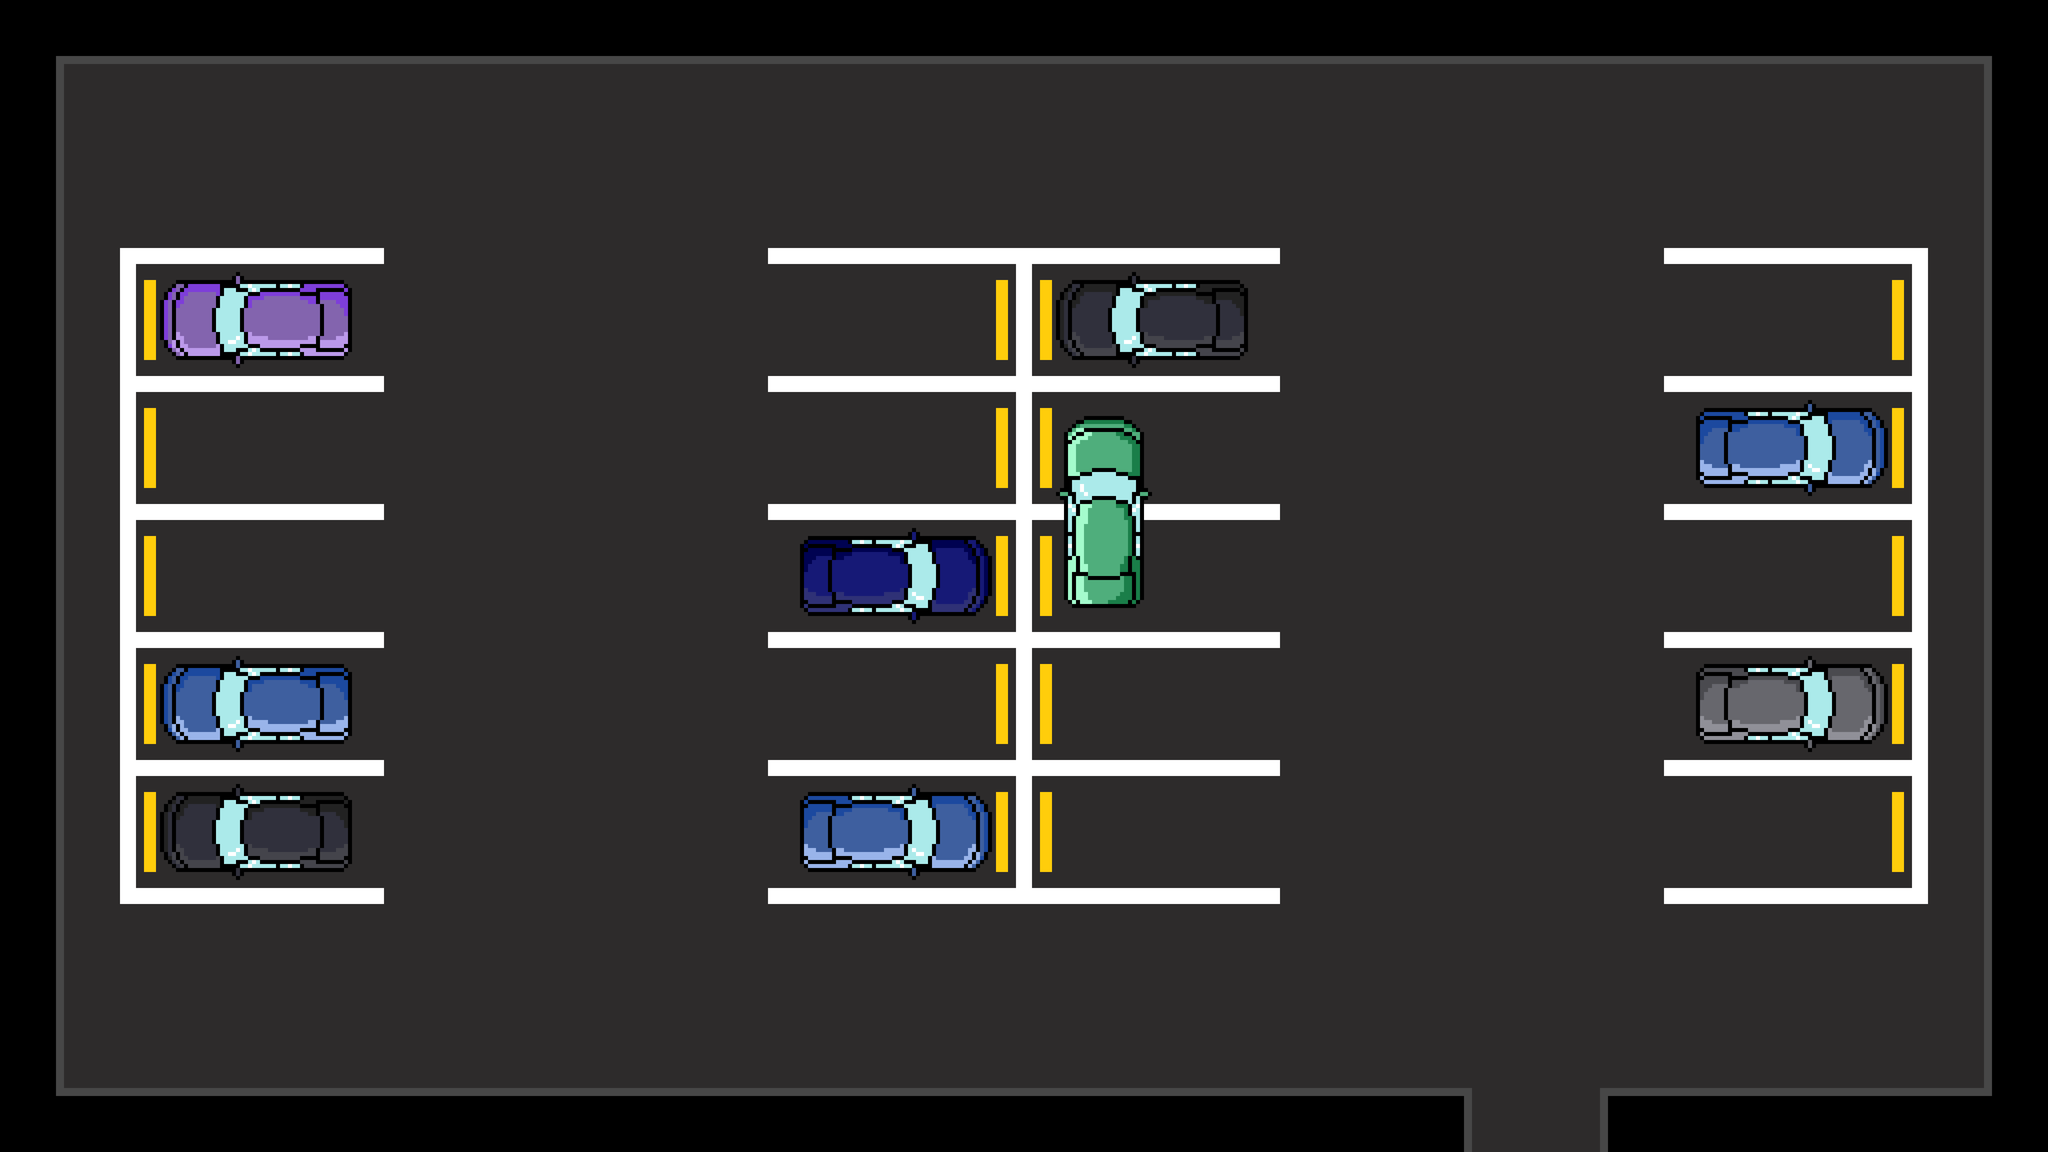

Below is a game level as drawn by its tile map, then a one-line description and the .tmx file that defines it, in full:
An orthogonal 16x9 tile map with 480x480 px tiles, 1 tile layer (Tile Layer 1).

<map version="1.2" tiledversion="1.2.3" orientation="orthogonal" renderorder="right-down" width="16" height="9" tilewidth="480" tileheight="480" infinite="0" nextlayerid="2" nextobjectid="1">
 <tileset firstgid="1" source="Tilemaps/parkingLot.tsx" />
 <layer id="1" name="Tile Layer 1" width="16" height="9">
  <data encoding="csv">
21,29,29,29,29,29,29,29,29,29,29,29,29,29,29,26,
33,2,2,1,1,1,2,2,2,2,1,1,1,2,2,35,
31,9,10,1,1,1,8,6,19,20,1,1,1,8,6,32,
31,3,8,1,1,1,8,6,4,8,1,1,1,14,13,32,
31,3,8,1,1,1,16,15,5,8,1,1,1,8,6,32,
31,11,12,1,1,1,8,6,3,8,1,1,1,18,17,32,
31,19,20,1,1,1,14,13,3,8,1,1,1,8,6,32,
34,7,7,1,1,1,7,7,7,7,1,1,1,7,7,36,
24,25,25,25,25,25,25,25,25,25,25,22,23,25,25,28
</data>
 </layer>
</map>
